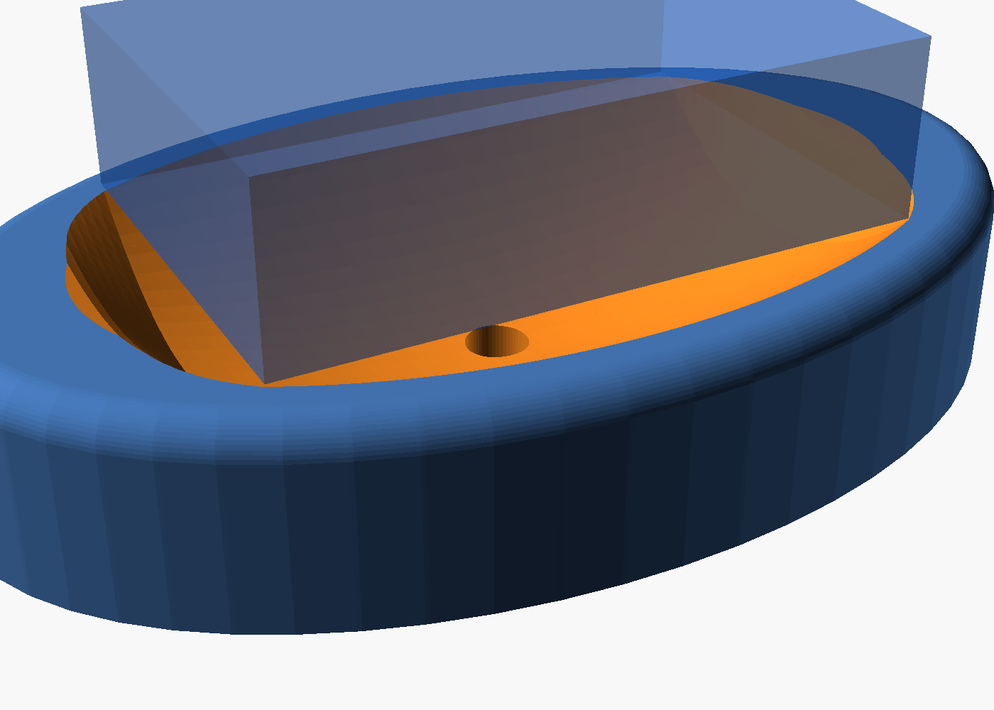
#> input picture tvalkopp/bat_iso.png, 994 x 710 px, shrunk from 1400 x 1000 before the run
$ python rita_tvalkopp_bat.py
#> lines starting #> are read from the running program, lines starting #| are printed output that depends on the picture
#!/usr/bin/env python3
# -*- coding: utf-8 -*-
"""Ritning av BÅT-profil-varianten. Genererar: tvalkopp_bat_ritning.png"""
import os
import numpy as np
import matplotlib
matplotlib.use("Agg")
import matplotlib.pyplot as plt
from matplotlib.patches import Polygon, Rectangle, Ellipse, Circle
from matplotlib.gridspec import GridSpec

# parametrar (= tvalkopp_bat.scad)
L, W, T = 90.0, 60.0, 25.0
fmin, cdip, Sh, xsh_ex, deckex, Yb, border = 7.0, 8.0, 12.0, 10.0, 17.0, 44.0, 4.0
half = L/2
xs = half; xsh = xs + xsh_ex; Xb = xsh + deckex
H = fmin + cdip + Sh + 6
BLx, BLy = Xb + border, Yb + border

def zlen(x):
    a = abs(x)
    if a <= xs:  return fmin + cdip*(a/xs)**2
    if a <= xsh: return (fmin+cdip) + Sh*((a-xs)/(xsh-xs))
    if a <= Xb:  return (fmin+cdip+Sh) + (H-(fmin+cdip+Sh))*((a-xsh)/(Xb-xsh))
    return H
def yhalf(x): return max(2.0, Yb*np.sqrt(max(0,1-(x/Xb)**2)))
def surf(x,y): zl=zlen(x); Yh=yhalf(x); return zl+(H-zl)*(y/Yh)**2
rest = surf(half, W/2)

DISH, DISH_E = "#d9d9d9", "#4d4d4d"
SOAP, RED, DIM, NOTE, GRN = "#1f5fbf", "#d62728", "#555555", "#222222", "#0a8f3c"
def dim_h(ax,x0,x1,y,t,off=2.2,fs=8.5,c=DIM):
    ax.annotate("",xy=(x1,y),xytext=(x0,y),arrowprops=dict(arrowstyle="<->",color=c,lw=1.1))
    for xx in (x0,x1): ax.plot([xx,xx],[y-1.2,y+1.2],color=c,lw=0.8)
    ax.text((x0+x1)/2,y+off,t,ha="center",va="bottom",color=c,fontsize=fs)
def dim_v(ax,y0,y1,x,t,off=2.2,fs=8.5,c=DIM):
    ax.annotate("",xy=(x,y1),xytext=(x,y0),arrowprops=dict(arrowstyle="<->",color=c,lw=1.1))
    for yy in (y0,y1): ax.plot([x-1.2,x+1.2],[yy,yy],color=c,lw=0.8)
    ax.text(x+off,(y0+y1)/2,t,ha="left",va="center",color=c,fontsize=fs,rotation=90)

fig = plt.figure(figsize=(16.5, 11.5))
gs = GridSpec(3, 2, height_ratios=[1.0,0.9,0.46], hspace=0.26, wspace=0.10,
              left=0.035, right=0.985, top=0.92, bottom=0.03)

ax0 = fig.add_subplot(gs[0,0]); ax0.axis("off")
ax0.set_title("3D – BÅT-profil (djup mitt, branta ändar)", fontsize=12, fontweight="bold")
if os.path.exists("bat_iso.png"): ax0.imshow(plt.imread("bat_iso.png"))

# PLAN
ax = fig.add_subplot(gs[0,1]); ax.set_aspect("equal"); ax.axis("off")
ax.set_title("PLAN – oval, tvålen vilar på 4 hörn", fontsize=12, fontweight="bold")
ax.add_patch(Ellipse((0,0),2*BLx,2*BLy,facecolor="#f0f0f0",edgecolor=DISH_E,lw=1.4))
ax.add_patch(Ellipse((0,0),2*Xb,2*Yb,facecolor="#eaeaea",edgecolor=DISH_E,lw=1.0,ls=(0,(4,3))))
ax.add_patch(Circle((0,0),4.5,facecolor="#cfe0f0",edgecolor="#9bb8d6",lw=1))
ax.add_patch(Rectangle((-half,-W/2),L,W,fill=False,edgecolor=SOAP,lw=1.8,ls=(0,(6,4))))
ax.text(0,W/2-9,"TVÅL",ha="center",color=SOAP,fontsize=10,fontweight="bold")
for sx in (-half,half):
    for sy in (-W/2,W/2): ax.plot(sx,sy,"o",color=RED,ms=7,zorder=5)
dim_h(ax,-half,half,-BLy-6,f"L={L:.0f}",c=SOAP)
dim_v(ax,-W/2,W/2,BLx+5,f"W={W:.0f}",c=SOAP)
dim_h(ax,-BLx,BLx,-BLy-13,f"oval {2*BLx:.0f} × {2*BLy:.0f}")
ax.set_xlim(-BLx-22,BLx+20); ax.set_ylim(-BLy-20,BLy+16)

# LÅNGSEKTION (y=0) – boat profile
ax = fig.add_subplot(gs[1,:]); ax.set_aspect("equal"); ax.axis("off")
ax.set_title("LÅNGSEKTION – djup cockpit + BRANT axel vid tvåländen",
             fontsize=12, fontweight="bold")
xs_arr = np.linspace(-BLx, BLx, 240)
top = [zlen(x) if abs(x)<=Xb else H for x in xs_arr]
ax.add_patch(Polygon([(-BLx,0)]+list(zip(xs_arr,top))+[(BLx,0)],closed=True,
                     facecolor=DISH, edgecolor=DISH_E, lw=1.4))
ax.add_patch(Rectangle((-4.5,0),9,fmin,facecolor="#e3eef7",edgecolor="#9bb8d6",lw=0.8))
ax.annotate("avlopp",xy=(0,fmin/2),xytext=(14,-6),color=GRN,fontsize=8.5,
            arrowprops=dict(arrowstyle="->",color=GRN,lw=1))
ax.add_patch(Polygon([(-half,rest),(half,rest),(half,rest+T),(-half,rest+T)],
                     closed=True,fill=False,edgecolor=SOAP,lw=1.8,ls=(0,(6,4))))
ax.text(0,rest+T/2,"TVÅL",ha="center",va="center",color=SOAP,fontsize=10,fontweight="bold")
for sx in (-half,half): ax.plot(sx,rest,"o",color=RED,ms=6,zorder=6)
ax.annotate("",xy=(0,zlen(0)),xytext=(0,rest),arrowprops=dict(arrowstyle="<->",color=GRN,lw=1.1))
ax.text(2,(zlen(0)+rest)/2,f"luftspalt ~{rest-zlen(0):.0f}\n(djup → torkar)",color=GRN,fontsize=8,va="center")
ax.annotate("BRANT axel vid tvåländen\n→ fångar kortsidan, stark längscentrering",
            xy=((xs+xsh)/2, zlen((xs+xsh)/2)), xytext=(Xb*0.30, H+9),
            color=NOTE, fontsize=8.5, ha="left", arrowprops=dict(arrowstyle="->",color=NOTE,lw=1.1))
ax.annotate("djup, flack cockpit", xy=(-12,zlen(-12)), xytext=(-Xb*0.7,H+9),
            color=NOTE, fontsize=8.5, ha="left", arrowprops=dict(arrowstyle="->",color=NOTE,lw=1))
ax.annotate("mjukt däck ut till\noval kant", xy=((xsh+Xb)/2, zlen((xsh+Xb)/2)),
            xytext=(Xb*0.62,H+2), color=NOTE, fontsize=8, ha="left",
            arrowprops=dict(arrowstyle="->",color=NOTE,lw=1))
for sx in (xs,-xs): ax.plot([sx,sx],[0,rest+T],color="#bbb",lw=0.6,ls=":")
ax.set_xlim(-BLx-20,BLx+20); ax.set_ylim(-12,rest+T+14)

# text
axt = fig.add_subplot(gs[2,:]); axt.axis("off"); axt.set_xlim(0,100); axt.set_ylim(0,10)
txt = (
    r"$\bf{Båt\!-\!profil:}$ långaxeln dippar djupt och flackt i mitten (cockpit) och reser sig BRANT just vid tvålens ändar - sedan ett mjukt "
    "däck ut till den ovala kanten. De branta axlarna fångar kortsidorna och ger stark centrering på längden; den djupa cockpiten gör att "
    "undersidan svävar fritt och torkar (avlopp i lägsta punkten). Tvärsnittet är en flack parabel som når samma rimhöjd överallt → ren oval kant "
    "och mild sidocentrering. Tvålen vilar på sina 4 underkantshörn.\n"
    r"  $\bf{Skillnad\ mot\ ellipsoid\!-\!skålen:}$ där var långaxeln den mjukast krökta; här är den medvetet BRANTAST vid tvåländen - mer aggressiv fångst i längd-led."
)
axt.text(0.5,9.5,txt,ha="left",va="top",fontsize=9.2,color=NOTE,linespacing=1.45)

fig.suptitle("TVÅLKOPP – BÅT-profil: djup cockpit + branta ändar (aggressiv längsfångst), oval form",
             fontsize=14, fontweight="bold", y=0.965)
fig.text(0.035,0.005,"Alla mått i mm (exempel L=90, W=60, T=25).  Tvål = streckad.",fontsize=8,color="#666")
fig.savefig("tvalkopp_bat_ritning.png", dpi=130)
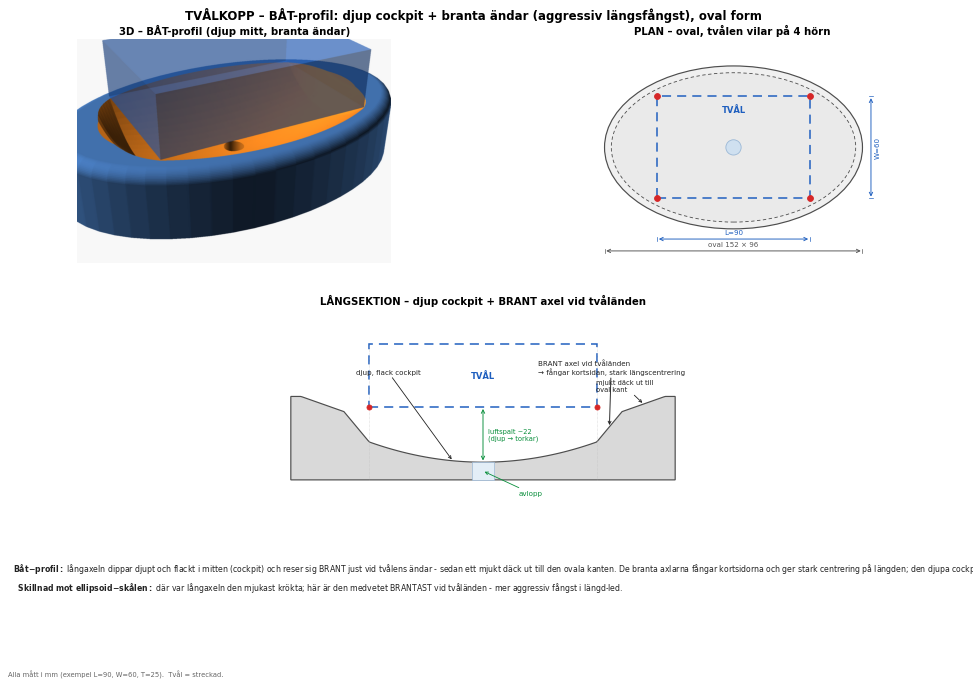
#> figure drawn by matplotlib, 3 panels
print("Sparade tvalkopp_bat_ritning.png  (rest=%.1f, oval=%.0fx%.0f, djup=%.0f)"%(rest,2*BLx,2*BLy,H-fmin))

$ run again, with tvalkopp/bat_sump_iso.png copied over tvalkopp/bat_iso.png
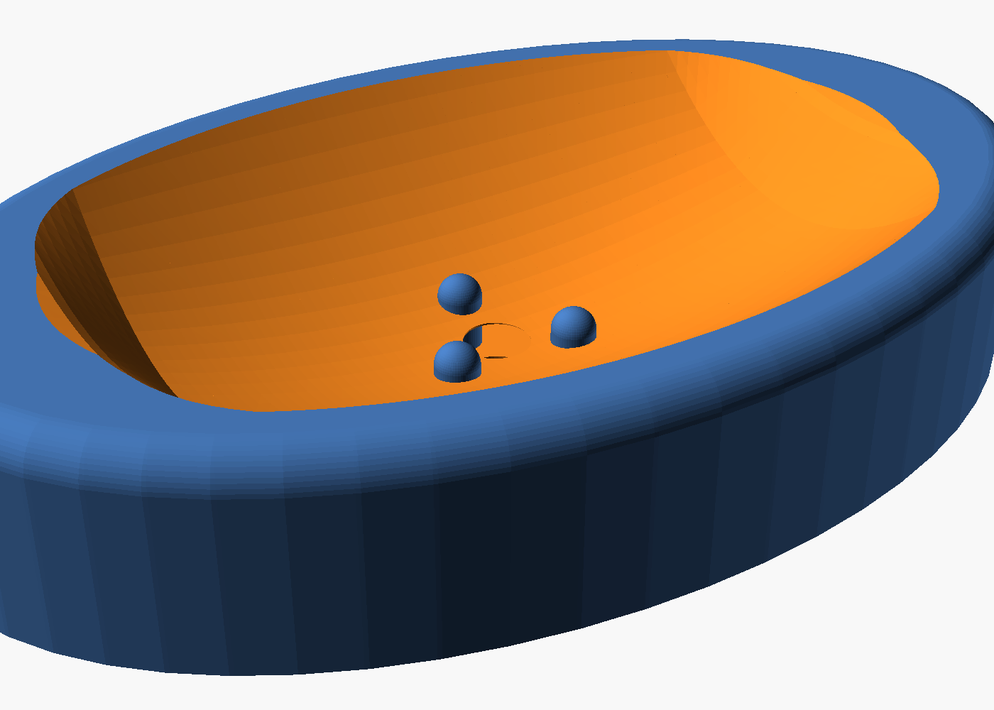
#> input picture tvalkopp/bat_sump_iso.png, 994 x 710 px, shrunk from 1400 x 1000 before the run
#> `fig.savefig("tvalkopp_bat_ritning.png", dpi=130)`:
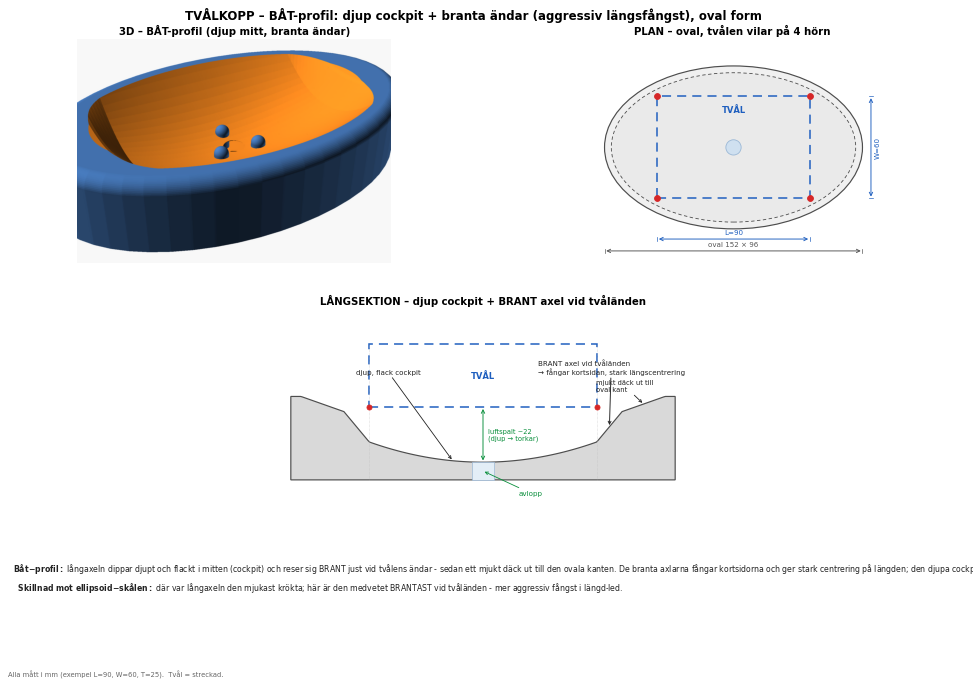
#> figure drawn by matplotlib, 3 panels

$ run again, with tvalkopp/oppen_iso.png copied over tvalkopp/bat_iso.png
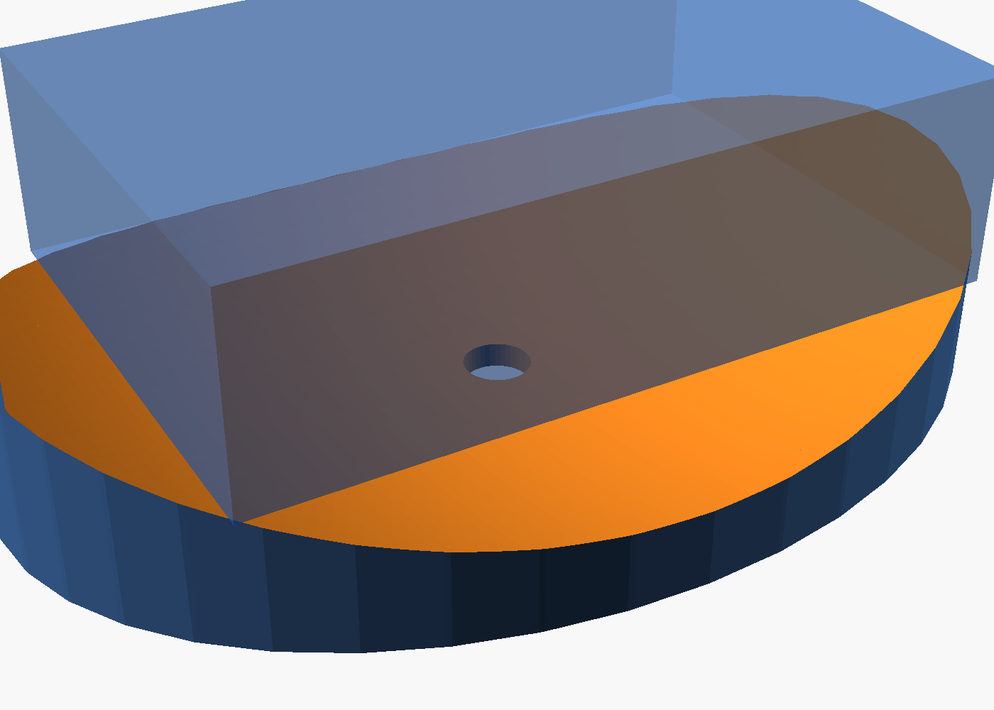
#> input picture tvalkopp/oppen_iso.png, 994 x 710 px, shrunk from 1400 x 1000 before the run
#> `fig.savefig("tvalkopp_bat_ritning.png", dpi=130)`:
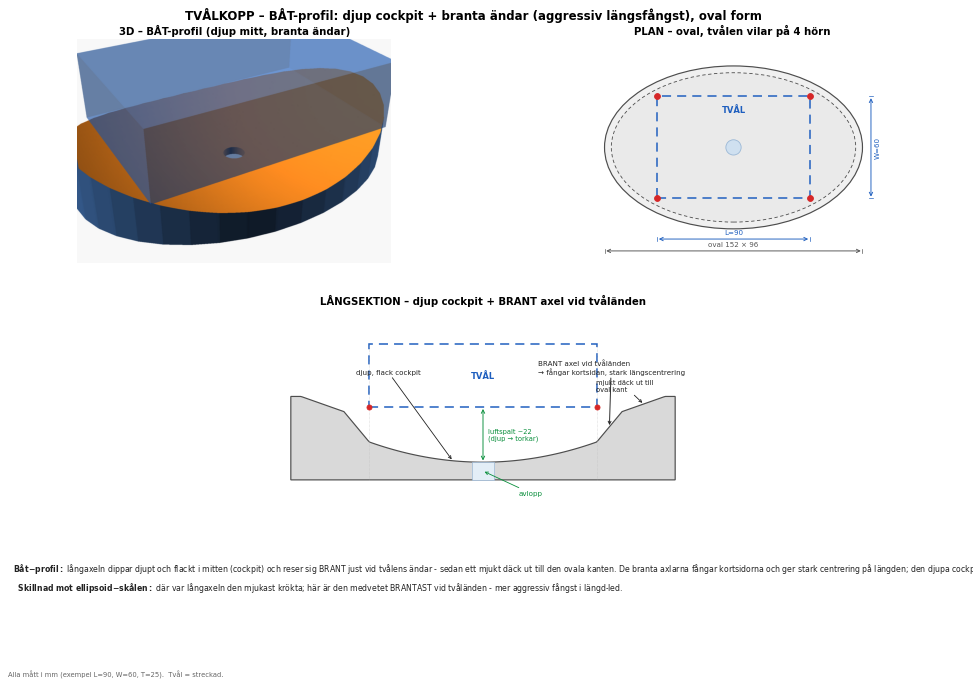
#> figure drawn by matplotlib, 3 panels

$ run again, with tvalkopp/oval_iso.png copied over tvalkopp/bat_iso.png
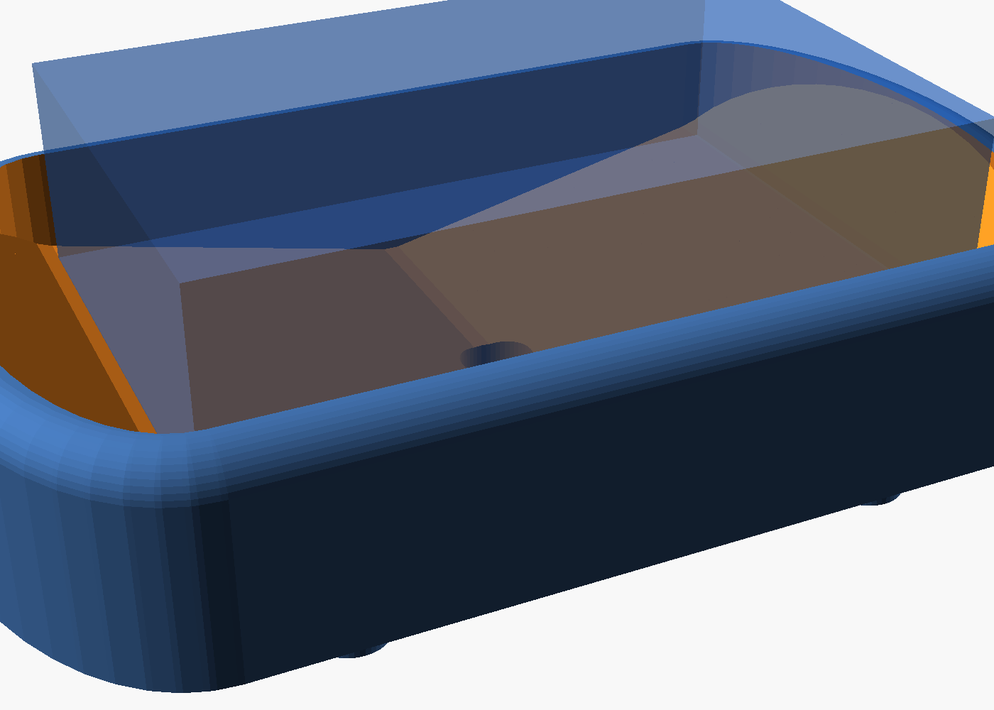
#> input picture tvalkopp/oval_iso.png, 994 x 710 px, shrunk from 1400 x 1000 before the run
#> `fig.savefig("tvalkopp_bat_ritning.png", dpi=130)`:
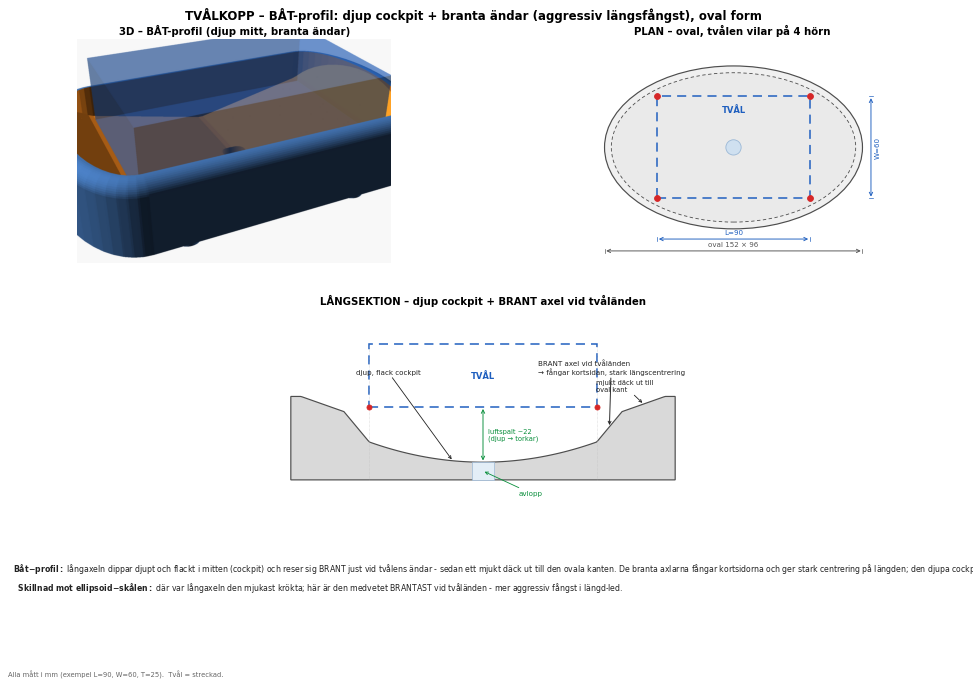
#> figure drawn by matplotlib, 3 panels
